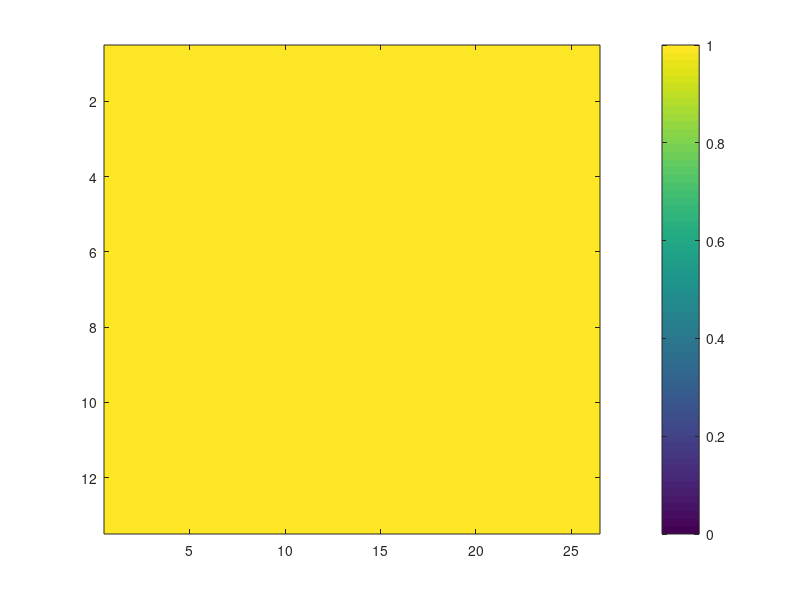

MATLAB code for this plot: (Note: this script raises an error after producing the figure.)
% This script generates Figure 3b of the paper "SPARSE MULTI-REFERENCE
% ALIGNMENT: SAMPLE COMPLEXITY AND COMPUTATIONAL HARDNESS" by Tamir Bendory, Oscar Mickelin, and Amit Singer
%
% Last update: September 20, 2021
% Oscar Mickelin

clc; clf; clear; close all

Ls = 2:2:26;                                %signal length
Ms = 1:1:max(Ls);                           %sparsity level
repeats = 10;                               %number of trials
inner_rep = 10;                             %number of random R to try
errs = Inf*ones(length(Ls), length(Ms));    %average residual

%main loop
for Lind = 1:length(Ls)
    L = Ls(Lind);

    for Mind = 1:length(Ms)
        M = Ms(Mind);
        if M < L/2
            for iter = 1:repeats
                disp([L,M,iter])
                if iter == 1
                    errs(Lind,Mind) = solve_binary_sos_phase_inner(L,M,inner_rep)/repeats;
                else
                    errs(Lind,Mind) = errs(Lind,Mind) + solve_binary_sos_phase_inner(L,M,inner_rep)/repeats;
                end

            end
        end
    end
    
    %plot during loop
    imagesc(errs)
    caxis([0,1])
    colorbar
    pause(0.01)
end


%save data
fname = sprintf('./binary_sosN%drepeats%dinner_rep%d.mat', L, repeats,inner_rep);
save(fname)

%plot after loop
imagesc(errs)
caxis([0,1])
colorbar


function err = solve_binary_sos_phase_inner(L,M,inner_rep)
%%% Generates one instance of the binary MRA

%generate a binary signal
ind_true = randperm(L);
ind_true = ind_true(1:M);
if sum(ind_true==1)==0
    ind_true(1) = 1;
end
x_true = zeros(L,1);
x_true (ind_true) = 1;

% generate R
R = randn(L);
R = R + R';
R = R/norm(R);

%run SoS
[err,x_est] = solve_binary_sos_phase(L,M,x_true,R);
for i = 1:inner_rep-1
    if norm(x_est) <= 1e-3
        %if SoS failed, rerun a maximum of inner_rep times
        [err,x_est] = solve_binary_sos_phase(L,M,x_true,R);
    end
end


end


function [err,x_est,x_true,y] = solve_binary_sos_phase(L,M,x_true,R)
%%% Solves one instance of the binary MRA
yalmip('clear')
mset clear
mset('yalmip',true)
mset(sdpsettings('solver', 'mosek','cachesolvers',1,'verbose',0))

%variable
mpol('x',L,1)

% Generate ground-truth, if not provided
if nargin <= 2
    ind_true = randperm(L);
    ind_true = ind_true(1:M);
    if sum(ind_true==1)==0
        ind_true(1) = 1;
    end
    x_true = zeros(L,1);
    x_true (ind_true) = 1;
end


% measurements

y = abs(fft(x_true)).^2;

% SoS
% preparation 
F = dftmtx(L);
if nargin <= 3
    R = randn(L);
    R = R+R';
    R = R/norm(R);
end

obj = x'*R*x;
constr = [sum(x.^2) == M, x'.^2 == x', x(1) == 1];
 
% measurement constraints
for i = 1:L
    f = F(i, :);
    a = real(f);
    b = imag(f);
    constr = [constr, (a*x)^2 + (b*x)^2 == y(i)];
end


%%
degree = 2; %second-order sum-of-squares relaxation
disp('Solving the problem')
try
    P = msdp(min(obj), constr, degree);
    [status,~] = msol(P);

    if status == 0
        %if not solved, use x = 0 as result
         x_est = zeros(L,1);
         err = compute_error(x_est, x_true);
         return
     end

    x_est =  double(x);

    err = compute_error(x_est, x_true);
catch
     x_est = zeros(L,1);
     err = compute_error(x_est, x_true);
end


end
